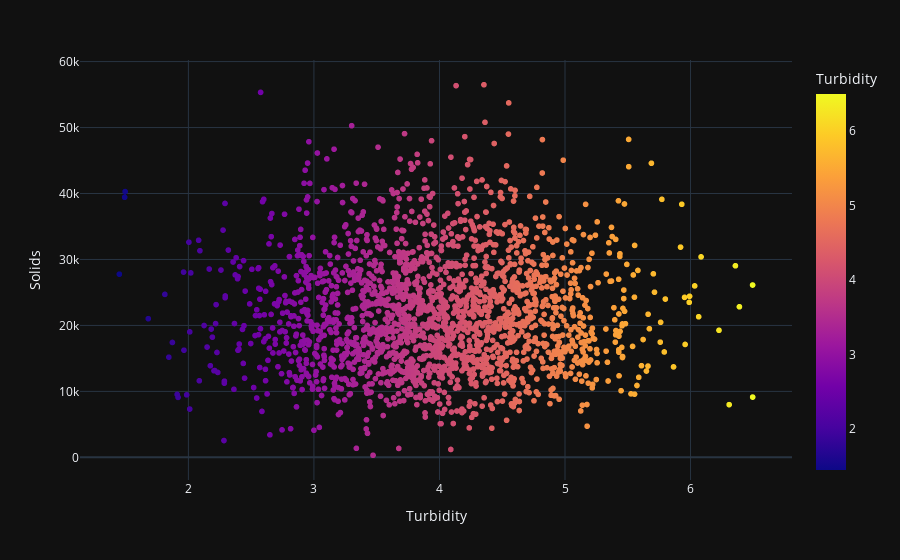

The notebook cell saved with this chart:
### Code cell
fig = px.scatter(df,x ="Turbidity",y="Solids",color="Turbidity",template="plotly_dark")
fig.show()

### Figure 1 — Plotly figure (JSON) as saved in the notebook; plotly's stock layout.template omitted (floating-point values rounded to 4 significant figures; data arrays with more than 128 entries replaced by an {"elided": "..."} marker saying what was removed)
{"data": [{"hovertemplate": "Turbidity=%{marker.color}<br>Solids=%{y}<extra></extra>", "legendgroup": "", "marker": {"color": {"elided": "2011 float values"}, "coloraxis": "coloraxis", "symbol": "circle"}, "mode": "markers", "name": "", "showlegend": false, "type": "scattergl", "x": {"elided": "2011 float values"}, "xaxis": "x", "y": {"elided": "2011 float values"}, "yaxis": "y"}], "layout": {"coloraxis": {"colorbar": {"title": {"text": "Turbidity"}}, "colorscale": [[0, "#0d0887"], [0.1111, "#46039f"], [0.2222, "#7201a8"], [0.3333, "#9c179e"], [0.4444, "#bd3786"], [0.5556, "#d8576b"], [0.6667, "#ed7953"], [0.7778, "#fb9f3a"], [0.8889, "#fdca26"], [1, "#f0f921"]]}, "legend": {"tracegroupgap": 0}, "margin": {"t": 60}, "xaxis": {"anchor": "y", "domain": [0, 1], "title": {"text": "Turbidity"}}, "yaxis": {"anchor": "x", "domain": [0, 1], "title": {"text": "Solids"}}}}
